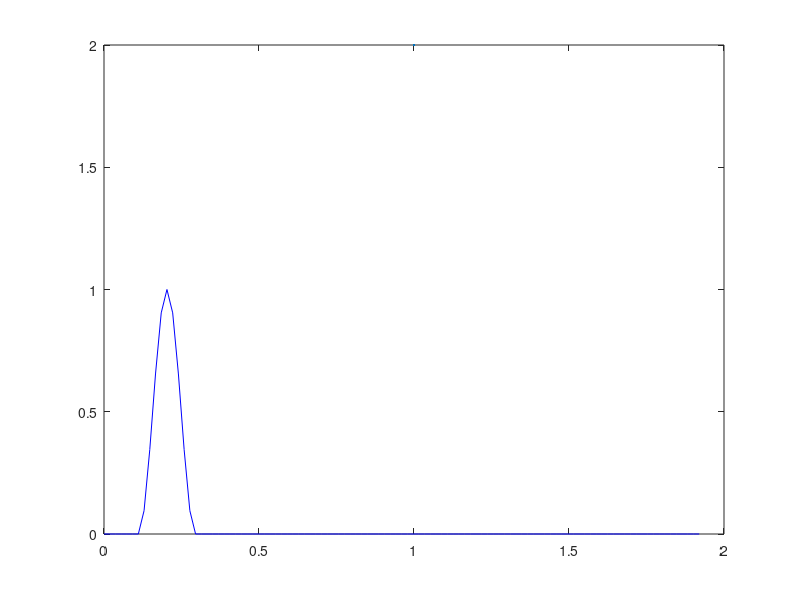

Recreate this plot in MATLAB. (Note: this script raises an error after producing the figure.)
%%%%%%%%%%%%%%%%%%%%%%%%%%%%%%%%%%%%%%%%%%%%%%%%%%%%%%%%%%%%%%%%%%%%%%%%%%%
% Modeling of musical instruments homework.                               %
% Numerical simulation of piano strings                                   %
% Physical model for a struck string using finite difference.             %
%                                                                         %
% Musical Acoustics course                                                %
% Alberto Doimo                                                           %
% Riccardo Iaccarino                                                      %
% 2023                                                                    %
%%%%%%%%%%%%%%%%%%%%%%%%%%%%%%%%%%%%%%%%%%%%%%%%%%%%%%%%%%%%%%%%%%%%%%%%%%%

clear
close all
clc

if not(isfolder("plots"))
    mkdir("plots")
end
if not(isfolder("audioOutputs"))
    mkdir("audioOutputs")
end

addpath('Plots')
addpath('audioOutputs')

axlabelsize = 16;
titlesize = 22;
legendsize = 16;

%% Setup
% define the string parameters and the simulation variables defined
% according to the provided values and the numerical implementation.
% We want to implement the finite difference scheme of a piano string tuned
% as C2.

% Temporal sampling parameters
Fs = 16000;                     % [Hz]   Sampling frequency (Following the paper)
T = 1/Fs;                       % [s]    Single sample time length
dur = 8;                        % [s]    Overall signal duration
N = dur*Fs;                     % [ ]    Number of samples

% Boundary          
z_l = 1e+20;                    % [Ω/Kg*m−2*s−1] Left end normalized impedance
z_b = 1000;                     % [Ω/Kg*m−2*s−1] Bridge normalized impedance

% String parameters
f_1 = 65.4;                     % [Hz]   Fundamental note
str_L = 1.92;                   % [m]    String length
M_s = 35e-3;                    % [Kg]   String mass

b_1 = 0.5;                      % [ ]    air damping coefficient
b_2 = 6.25e-9;                  % [ ]    string internal friction coefficient
epsilon = 7.5 * 10^(-6);        % [ ]    string stiffness parameter
k = epsilon;                    % [ ]    string stiffness coefficient

rho = M_s / str_L;              % [Kg/m] string linear density    

T_e = 4*str_L^2*rho*f_1^2;      % [N]    string tension calculated  
c = sqrt(T_e/rho);              % [m/s]  string propagation velocity


% Spatial sampling parameters
% Aliasing condition
% Number of maximum spatial steps

gamma = Fs/(2*f_1);
M_max = sqrt((-1+sqrt(1+16*epsilon*gamma^2))/(8*epsilon));

% Spatial sampling

M = floor(M_max); 
X = str_L/M;

% Integer values
lambda = c*T/X;
mu = k^2/(c^2*X^2);
v = (2*b_2*T)/(X^2);

% FD parameters
a_1 = (-lambda^2*mu)/(1+b_1*T);
a_2 = (lambda^2 + (4*lambda^2*mu) + v)/(1+b_1*T);
a_3 = (2-2*lambda^2-6*lambda^2*mu-2*v)/(1+b_1*T);
a_4 = (-1+b_1*T+2*v)/(1+b_1*T);
a_5 = (-v)/(1+b_1*T);
a_F = (T^2/rho)/(1+b_1*T);

% Hammer parameters
M_H = 4.9e-3;                   % [Kg]    Hammer mass
w = 0.2;                        % [  ]    Width of the hammer spatial window g
p = 2.3;
Vh_0 = 2.5;                     % [m/s]   Initial hammer velocity
b_H = 1e-4;                     % [1/s]   Fluid damping coefficient
K = 4e+8;                       % [   ]   Hammer felt stiffness
a=0.12;                         % [   ]   x_0/L relative striking position
a_M = floor(M*a);               % [   ]   Relative hammer position in space samples

% Hammer contact window definition
w_M = round(w/X);               %   Samples of string in contact with hammer
g = hann(w_M);                  %   Window shape definition

%PDE Coefficients:

% Bridge boundary coefficients
b_R1 = (2-2*lambda^2*mu-2*lambda^2)/(1+b_1*T+z_b*lambda);
b_R2 = (4*lambda^2*mu+2*lambda^2)/(1+b_1*T+z_b*lambda);
b_R3 = (-2*lambda^2*mu)/(1+b_1*T+z_b*lambda);
b_R4 = (-1+b_1*T+z_b*lambda)/(1+b_1*T+z_b*lambda);
b_RF = (T^2/rho)/(1+b_1*T+z_b*lambda);

% Left hand (hinged string end) boundary coefficients
b_L1 = (2-2*lambda^2*mu-2*lambda^2)/(1+b_1*T+z_l*lambda);
b_L2 = (4*lambda^2*mu+2*lambda^2)/(1+b_1*T+z_l*lambda);
b_L3 = (-2*lambda^2*mu)/(1+b_1*T+z_l*lambda);
b_L4 = (-1+b_1*T+z_b*lambda)/(1+b_1*T+z_l*lambda);
b_LF = (T^2/rho)/(1+b_1*T+z_l*lambda);

% Hammer felt parameters
d_1 = 2/(1+(b_H*T)/(2*M_H));
d_2 = (-1 + (b_H*T)/(2*M_H))/(1 + (b_H*T)/(2*M_H));
d_F = (-T^2/M_H)/(1+(b_H*T)/(2*M_H));

%% Computation of the FD scheme
% Initialization

% y string displacement vector 
y = zeros([N,M]);           % Time instants are disposed on rows 
                            % Space fragments are disposed on columns 

av_y = zeros(N,1);          % averaged displacement over 12 spatial samples

% Force vector 
F = zeros(N,M);             % Time instants are disposed on rows
                            % Space fragments are disposed on columns 
% Hammer force vector
F_H = zeros(N,1);

% Distribution of the spatial window on the vector
space = linspace(0, str_L, M);
j_start = a_M-(round(w_M/2));
disp(j_start)
for i=1:N
    for j= 1:size(g)
        F(i,(j)+j_start) = g(j); 
    end
end

%% g(x,x0) force density function

figure('Renderer', 'painters', 'Position', [10 10 1000 600]);
plot(space, F(10,:),'b-',LineWidth=2);
xlabel('x [m]','interpreter','latex', FontSize=axlabelsize);
ylabel('$ g \ [ \ ]$','interpreter','latex', FontSize=axlabelsize);
grid on;
% title('$g(x,x_{0})$ force density function over the string','interpreter','latex', FontSize=titlesize);

saveas(gcf,strcat("Plots/","ForceDensityShape",".png"));

%%  LOOPS CALCULATIONS 

% Hammer displacement vector
eta = zeros(N,1);
eta(1) = 0;         % eta time = 0
eta(2) = Vh_0*T; 

F_H(1) = K* abs(eta(1)-y(1,a_M))^p;
F_H(2) = K* abs(eta(2)-y(2,a_M))^p;

% Computation loop

for in=2:N-1        %   time loop

   
    for im=1:M      %   space loop

        % solving displacement boundary conditions
        switch im
            % m=0
            case 1
                y(in+1,im) = b_L1*y(in,im)+b_L2*y(in,im+1)+b_L3*y(in,im+2)...
                    +b_L4*y(in-1,im)+b_LF*F(in,im);
            % m=1
            case 2
                y(in+1,im) = a_1*(y(in,im+2)-y(in,im)+2*y(in,im-1))+a_2*(y(in,im+1)+y(in,im-1))+ ...
                    +a_3*(y(in,im))+a_4*(y(in-1,im))+a_5*(y(in-1,im+1)+y(in-1,im-1))+a_F*F(in,im);
            % m=M-1
            case M-1
                y(in+1,im) = a_1*(2*y(in,im+1)-y(in,im)+y(in,im-2))+a_2*(y(in,im+1)+y(in,im-1))+ ...
                    +a_3*(y(in,im))+a_4*(y(in-1,im))+a_5*(y(in-1,im+1)+y(in-1,im-1))+a_F*F(in,im);
            % m=M
            case M
                y(in+1,im)= b_R1*y(in,im)+b_R2*y(in,im-1)+b_R3*y(in,im-2)+b_R4*y(in-1,im)+b_RF*F(in,im);
            otherwise
                y(in+1,im)= a_1*(y(in,im+2)+y(in,im-2))+a_2*(y(in,im+1)+y(in,im-1))+a_3*y(in,im)+a_4*(y(in-1,im))+a_5*(y(in-1,im+1)+y(in-1,im-1))+a_F*(F(in,im));
        end
    end

    eta(in+1)= d_1*eta(in)+d_2*eta(in-1)+d_F*F_H(in);

    if eta(in+1)>= y(in+1,a_M)
            F_H(in+1) = K* abs(eta(in+1)-y(in+1,a_M))^p;
            F(in+1,:)=F(in+1,:)*F_H(in+1);
    else
            F_H(in+1) = 0;
            F(in+1,:) = 0;
    end

    
    for im=-5:6                     % Offset average over 12 samples
         av_y(in,1) = av_y(in,1)+y(in,im+M-a_M);
    end
    av_y(in,1) = av_y(in,1)/12;
    
    
end


%% Plot the displacement of the whole string in time

figure('Renderer', 'painters', 'Position', [10 10 1000 500])
x = linspace(0,1.92,M);
for i = 1:(80*dur)
    iTime = round(i*1/80*Fs);
    grid minor;
    plot(x,y(iTime,:),'b-',LineWidth=2);
    ylim([-0.0005 0.0005]);
    grid on;
    title(strcat('t = ',num2str(i*0.0125)),'interpreter','latex', FontSize=titlesize);
    ylabel("string displacement [m]",'interpreter','latex', FontSize=axlabelsize);
    xlabel("string extension [m]",'interpreter','latex', FontSize=axlabelsize);
    drawnow;
    pause(1/20);
end

%% GIF creation

figure('Renderer', 'painters', 'Position', [10 10 1000 500])
filename = strcat("./plots/PianoStringGif_spatial_samples_",num2str(M),".gif");
for i = 1:(40*dur) 
      iTime = round(i*1/40*Fs);
      plot(x,y(iTime,:),'b-',LineWidth=2);
      title('String Vertical displacement y','interpreter','latex', FontSize=titlesize);
      ylabel("String displacement [m]",'interpreter','latex', FontSize=axlabelsize);
      xlabel("String extension [m]",'interpreter','latex', FontSize=axlabelsize);
      ylim([-0.0005 0.0005]);
      drawnow
      frame = getframe(1);
      im = frame2im(frame);
      [imind,cm] = rgb2ind(im,256);
      if i == 1
          imwrite(imind,cm,filename,'gif', 'Loopcount',inf);
      else
          imwrite(imind,cm,filename,'gif','WriteMode','append','DelayTime',0.05);
      end
end

%% FFT of the averaged signal

f=linspace(0,Fs,N);
freqs = abs(fft(av_y(:,1)));

figure('Renderer', 'painters', 'Position', [10 10 1000 600])
grid on;
plot(f,db(freqs),'b-',LineWidth=2);
xlim([0,1200]);
xline(65.4,'g--', 'LineWidth',1.5);
xline(65.4*9,'r', 'LineWidth',1.5);
xline(65.4*18,'r', 'LineWidth',1.5);
ylabel("disp [m]",'interpreter','latex', FontSize=titlesize);
xlabel("Freqs [Hz]",'interpreter','latex', FontSize=titlesize);
title('Frequency Representation of the signal','interpreter','latex', FontSize=titlesize);
delete("./plots/FRFDisplacement.png");
saveas(gcf, "./plots/FRFDisplacement.png");

%% Plot the displacement in time

t=linspace(0, dur, N);
figure('Renderer', 'painters', 'Position', [10 10 1000 500])
plot(t, av_y(:,1),'b-',LineWidth=1);
grid on
xlabel("time [s]",'interpreter','latex', FontSize=axlabelsize);
ylabel("y [m]",'interpreter','latex', FontSize=axlabelsize);
%title('Vertical displacement of the mean of 12 samples of the string around center hammering position','interpreter','latex', FontSize=titlesize);
delete("./plots/MeanDisplacement.png");
saveas(gcf, "./plots/MeanDisplacement.png");


%% Plot the synthesized signal play it and save it on the disk

% Play the sound
av_y_save = av_y./max(abs(av_y));
sound(av_y_save,Fs)

% Save on disk

% requested filenames
filenameAlberto = '.\audioOutputs\10865196_Doimo_piano.wav';
%filenameRiccardo = ".\audioOutputs\10868500_Iaccarino_piano.wav";
audiowrite(filenameAlberto,av_y_save,Fs);
audiowrite(filenameRiccardo,av_y_save,Fs);
